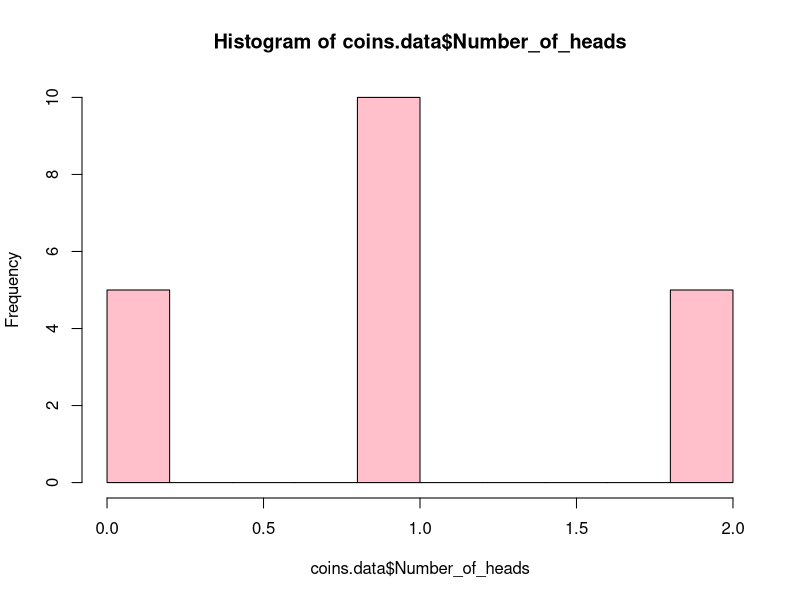

The R script that drew this image:
## ---- chunk 1
Gold_Coin <- c(0,0,1,1,0,0,1,1,0,1,1,0,1,0,1,1,0,0,0,0)
Silver_Coin <- c(1,1,1,1,0,1,0,1,1,0,0,0,0,1,1,1,1,0,0,0)
## ---- chunk 2
Trail <- 1:20

#counting the total number of heads.
Number_of_heads <- Gold_Coin + Silver_Coin 

coins.data <- data.frame(Trail, Gold_Coin, Silver_Coin, Number_of_heads)

## ---- chunk 3
# Loaded the necessary data
library(dplyr)
## ---- chunk 4
knitr::kable(coins.data)
## ---- chunk 5
#count the number of times 0 heads appear:
head0 <- coins.data %>%
  filter(Number_of_heads == 0) %>%
  nrow()

#count the number of times 1 head appears:
head1 <- coins.data %>%
  filter(Number_of_heads == 1) %>%
  nrow()

#count the number of times 2 heads appear:
head2 <- coins.data %>%
  filter(Number_of_heads == 2) %>%
  nrow()

# Preparing to show summary data in table format.

cases <- c("The number of times 0 heads appear", "The number of times 1 head appears", "The number of times 2 heads appear")
Count_of_heads <- c(head0,head1,head2)
## ---- chunk 6
#creating a data frame to store summary table
summary_table <- data.frame(cases, Count_of_heads)

knitr::kable(summary_table)

## ---- chunk 7
meanC <- mean(coins.data$Number_of_heads)
cat("Mean of total number of heads is :", meanC)
## ---- chunk 8
# We have mean from previous question. Lets calculate mean^2

meanCsq <- meanC^2
cat("mean square is: ", meanCsq)

# Lets calculate the Square mean of all the heads.

sqMean <- sum(Number_of_heads^2)/20
cat("square mean is: ", sqMean)

variance <- sqMean-meanCsq

cat("Variance of Number of heads is: ", variance)


## ---- chunk 9
hist(coins.data$Number_of_heads, breaks = 10,  col = "pink")
